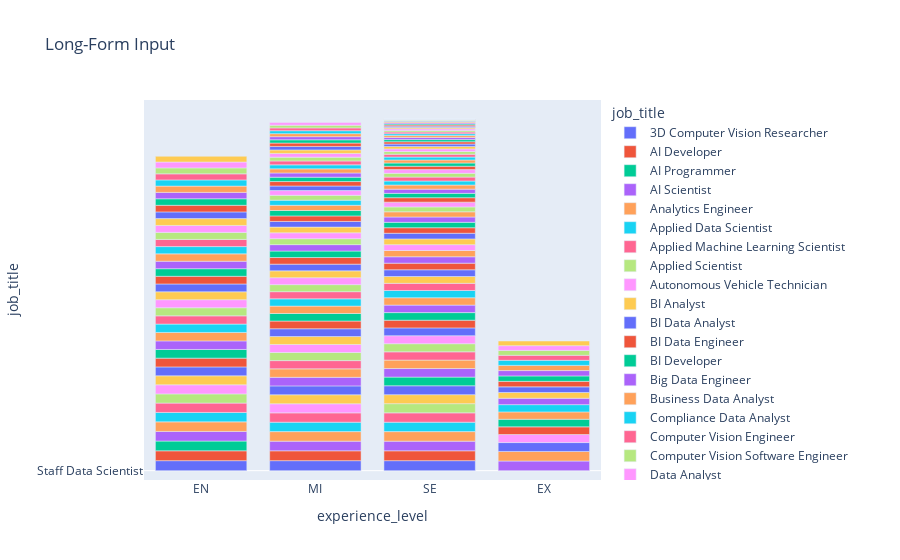

The notebook cell this image was saved under:
### Markdown cell above
¿Cómo se distribuyen los roles de trabajo en las diferentes categorías de experiencia?

### Code cell
rol_trabajo_experiencia = df.groupby(['experience_level', 'job_title']).size().reset_index(name='Count') 

fig = px.bar(rol_trabajo_experiencia, x="experience_level", y="job_title", color="job_title", title="Long-Form Input")
fig.show()
